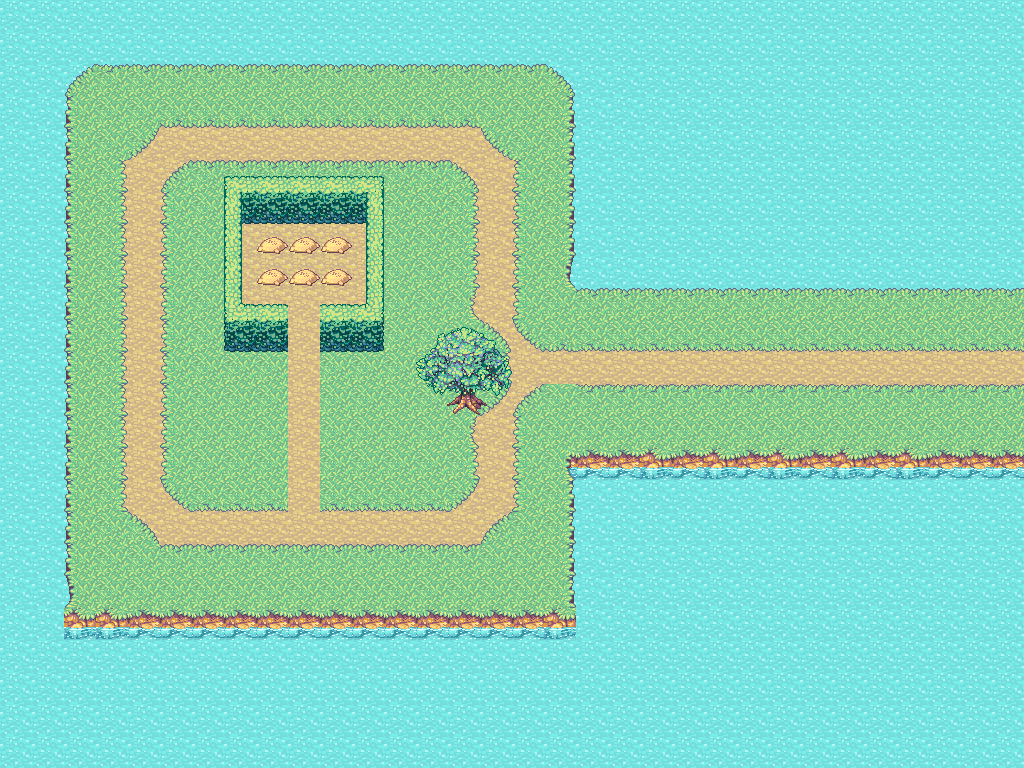

Tiled map render using the project's own tile images. Description and the map definition, with tile-layer contents summarised, below:
An orthogonal 32x24 tile map with 32x32 px tiles, 3 tile layers (Water, Background, decorations) and 17 objects (Waypoint0, Waypoint1, Waypoint2, Waypoint3, Waypoint4, ...).

<map version="1.0" orientation="orthogonal" width="32" height="24" tilewidth="32" tileheight="32">
 <tileset firstgid="1" name="tile4" tilewidth="32" tileheight="32">
  <image source="Tiles/mana1.png" width="800" height="600" />
  <tile id="350">
   <properties>
    <property name="buildable" value="1" />
   </properties>
  </tile>
  <tile id="375">
   <properties>
    <property name="buildable" value="1" />
   </properties>
  </tile>
  <tile id="376">
   <properties>
    <property name="buildable" value="1" />
   </properties>
  </tile>
  <tile id="377">
   <properties>
    <property name="buildable" value="1" />
   </properties>
  </tile>
  <tile id="378">
   <properties>
    <property name="buildable" value="1" />
   </properties>
  </tile>
  <tile id="379">
   <properties>
    <property name="buildable" value="1" />
   </properties>
  </tile>
  <tile id="380">
   <properties>
    <property name="buildable" value="1" />
   </properties>
  </tile>
  <tile id="381">
   <properties>
    <property name="buildable" value="1" />
   </properties>
  </tile>
  <tile id="382">
   <properties>
    <property name="buildable" value="1" />
   </properties>
  </tile>
  <tile id="383">
   <properties>
    <property name="buildable" value="1" />
   </properties>
  </tile>
  <tile id="386">
   <properties>
    <property name="buildable" value="1" />
   </properties>
  </tile>
  <tile id="387">
   <properties>
    <property name="buildable" value="1" />
   </properties>
  </tile>
  <tile id="400">
   <properties>
    <property name="buildable" value="1" />
   </properties>
  </tile>
  <tile id="401">
   <properties>
    <property name="buildable" value="1" />
   </properties>
  </tile>
  <tile id="402">
   <properties>
    <property name="buildable" value="1" />
   </properties>
  </tile>
  <tile id="403">
   <properties>
    <property name="buildable" value="1" />
   </properties>
  </tile>
  <tile id="404">
   <properties>
    <property name="buildable" value="1" />
   </properties>
  </tile>
  <tile id="405">
   <properties>
    <property name="buildable" value="1" />
   </properties>
  </tile>
  <tile id="406">
   <properties>
    <property name="buildable" value="1" />
   </properties>
  </tile>
  <tile id="407">
   <properties>
    <property name="buildable" value="1" />
   </properties>
  </tile>
  <tile id="408">
   <properties>
    <property name="buildable" value="1" />
   </properties>
  </tile>
  <tile id="411">
   <properties>
    <property name="buildable" value="1" />
   </properties>
  </tile>
  <tile id="412">
   <properties>
    <property name="buildable" value="1" />
   </properties>
  </tile>
  <tile id="425">
   <properties>
    <property name="buildable" value="1" />
   </properties>
  </tile>
  <tile id="426">
   <properties>
    <property name="buildable" value="1" />
   </properties>
  </tile>
  <tile id="427">
   <properties>
    <property name="buildable" value="1" />
   </properties>
  </tile>
  <tile id="428">
   <properties>
    <property name="buildable" value="1" />
   </properties>
  </tile>
  <tile id="429">
   <properties>
    <property name="buildable" value="1" />
   </properties>
  </tile>
  <tile id="430">
   <properties>
    <property name="buildable" value="1" />
   </properties>
  </tile>
  <tile id="431">
   <properties>
    <property name="buildable" value="1" />
   </properties>
  </tile>
  <tile id="432">
   <properties>
    <property name="buildable" value="1" />
   </properties>
  </tile>
  <tile id="433">
   <properties>
    <property name="buildable" value="1" />
   </properties>
  </tile>
  <tile id="434">
   <properties>
    <property name="buildable" value="1" />
   </properties>
  </tile>
  <tile id="435">
   <properties>
    <property name="buildable" value="1" />
   </properties>
  </tile>
  <tile id="436">
   <properties>
    <property name="buildable" value="1" />
   </properties>
  </tile>
 </tileset>
 <layer name="Water" width="32" height="24">
  <data>[768 cells, 768 non-empty, 2 distinct tile ids]</data>
 </layer>
 <layer name="Background" width="32" height="24">
  <data>[768 cells, 374 non-empty, 25 distinct tile ids]</data>
 </layer>
 <layer name="decorations" width="32" height="24">
  <data>[768 cells, 37 non-empty, 22 distinct tile ids]</data>
 </layer>
 <objectgroup name="Objects" width="32" height="24">
  <object name="Waypoint0" x="1003" y="366" />
  <object name="Waypoint1" x="527" y="366" />
  <object name="Waypoint2" x="492" y="295" />
  <object name="Waypoint3" x="491" y="178" />
  <object name="Waypoint4" x="448" y="144" />
  <object name="Waypoint5" x="175" y="146" />
  <object name="Waypoint6" x="141" y="189" />
  <object name="Waypoint7" x="139" y="492" />
  <object name="Waypoint8" x="183" y="531" />
  <object name="Waypoint9" x="301" y="529" />
  <object name="Waypoint10" x="299" y="275" />
  <object name="Waypoint11" x="303" y="530" />
  <object name="Waypoint12" x="459" y="529" />
  <object name="Waypoint13" x="491" y="495" />
  <object name="Waypoint14" x="492" y="428" />
  <object name="Waypoint15" x="528" y="368" />
  <object name="Waypoint16" x="1003" y="370" />
 </objectgroup>
</map>